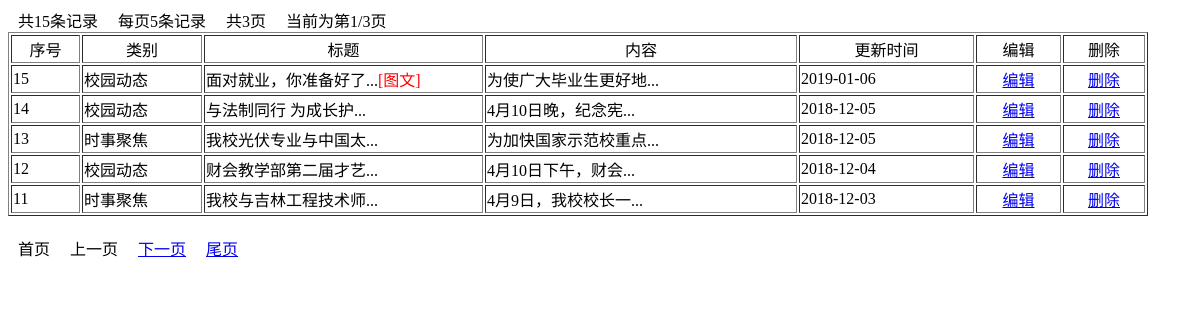
Page /admin/newsguanli.php (signed in) on the committed database.
### tables this page shows
CREATE TABLE IF NOT EXISTS `news` (
  `id` int(11) NOT NULL AUTO_INCREMENT,
  `classname` varchar(20) DEFAULT NULL,
  `title` varchar(50) DEFAULT NULL,
  `autor` varchar(20) DEFAULT NULL,
  `content` varchar(1000) DEFAULT NULL,
  `thumbnail` varchar(50) DEFAULT NULL,
  `hits` int(10) DEFAULT NULL,
  `updatetime` date DEFAULT NULL,
  PRIMARY KEY (`id`)
);

### function.php (called while the page is built)
<?php
function cutStr($a,$b,$c){
	if(strlen($a)>$b){
		$i=mb_substr($a,0,$c,"utf8")."...";
	}else{
		$i=$a;
	}
	return $i;
}
?>

### admin/newsguanli.php (the view, shortened to what this page needs)
<!doctype html>
<html>
<head>
<?php
include_once("../function.php");
$sql=mysql_query("select * from `news` order by 'id' desc");
$maxrows=mysql_num_rows($sql);
$pagesize=5;
$maxpage=ceil($maxrows/$pagesize);
if(isset($_GET['page'])){
	$page=$_GET['page'];
}else{
	$page=1;
}
$start=$pagesize*($page-1);
$sql2=mysql_query("select * from `news` order by `id` desc limit $start,$pagesize");
 ?>
<link href="css/style_guanlinews.css" rel="stylesheet" type="text/css">
</head>
<body>
<ul class="ti">
	<li>共<?php echo $maxrows;?>条记录</li>
    <li>每页<?php echo $pagesize;?>条记录</li>
    <li>共<?php echo $maxpage?>页</li>
    <li>当前为第<?php echo $page;?>/<?php echo $maxpage;?>页</li>
</ul>
<table width="1140" border="1">
  <tr>
    <td width="65" align="center">序号</td>
    <td width="116" align="center">类别</td>
    <td width="275" align="center">标题</td>
    <td width="308" align="center">内容</td>
    <td width="171" align="center">更新时间</td>
    <td width="81" align="center">编辑</td>
    <td width="78" align="center">删除</td>
  </tr>
<?php
	while($row=mysql_fetch_row($sql2)){
		if($row[5]==null){
			echo "<tr>";
			echo "<td>".$row[0]."</td>";
			echo "<td>".$row[1]."</td>";
			echo "<td>".cutStr($row[2],20,10)."</td>";
			echo "<td>".cutStr($row[4],20,10)."</td>";
			echo "<td>".$row[7]."</td>";
			echo '<td align="center"><a href="updatenews.php?id='.$row[0].'">编辑</a></td>';
			$jstext="javascript:if(confirm('确认是否删除吗'))location='deletenews.php?id=".$row[0]."'";
			echo '<td align="center"><a href="'.$jstext.'">删除</a></td>';
		}else{
			echo "<tr>";
			echo "<td>".$row[0]."</td>";
			echo "<td>".$row[1]."</td>";
			echo "<td>".cutStr($row[2],20,10)."<span>[图文]</span></td>";
			echo "<td>".cutStr($row[4],20,10)."</td>";
			echo "<td>".$row[7]."</td>";
			echo '<td align="center"><a href="updatenews.php?id='.$row[0].'">编辑</a></td>';
			$jstext="javascript:if(confirm('确认是否删除吗'))location='deletenews.php?id=".$row[0]."'";
			echo '<td align="center"><a href="'.$jstext.'">删除</a></td>';
		}
	}
?>
</table>
<div class="page">
<?php
	if($page>1){
		$prepage=$page-1;
		echo "<span><a href='?'>首页</a></span><span><a href='?page=".$prepage."'>上一页</a></span>";
	}else{
		echo "<span>首页</span><span>上一页</span>";
	}
	if($page<$maxpage){
		$nextpage=$page+1;
		echo "<span><a href='?page=".$nextpage."'>下一页</a></span><span><a href='?page=".$maxpage."'>尾页</a></span>";
	}else{
		echo "<span>下一页</span><span>尾页</span>";
	}
?>
</div>
</body>
</html>

### admin/css/style_guanlinews.css (style rules this page uses)
li { float: left; margin-right: 10px; margin-left: 10px; }
table { clear: both; margin-top: 10px; margin-bottom: 20px; }
ul { list-style-type: none; padding: 0px; margin-top: 0px; margin-right: 0px; margin-bottom: 0px; margin-left: 0px; }
.page span { margin-right: 10px; margin-left: 10px; }
table span { color: #F00; }

### rows in the picture
news: id "15", classname "校园动态", title "面对就业，你准备好了...", content "为使广大毕业生更好地...", updatetime "2019-01-06"
news: id "14", classname "校园动态", title "与法制同行 为成长护...", content "4月10日晚，纪念宪...", updatetime "2018-12-05"
news: id "13", classname "时事聚焦", title "我校光伏专业与中国太...", content "为加快国家示范校重点...", updatetime "2018-12-05"
news: id "12", classname "校园动态", title "财会教学部第二届才艺...", content "4月10日下午，财会...", updatetime "2018-12-04"
news: id "11", classname "时事聚焦", title "我校与吉林工程技术师...", content "4月9日，我校校长一...", updatetime "2018-12-03"

### other values in the picture
$maxrows "15"
$pagesize "5"
$maxpage "3"
$page "1"
